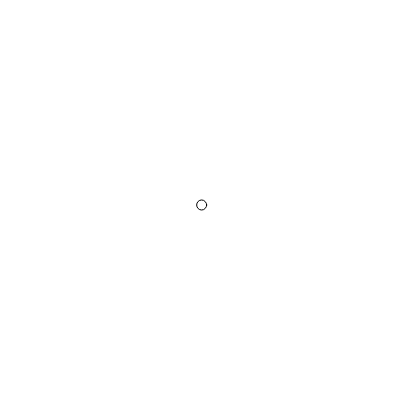
Frame 1 (no input)
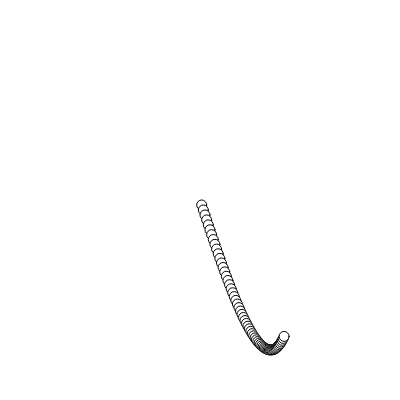
Frame 60 (no input)
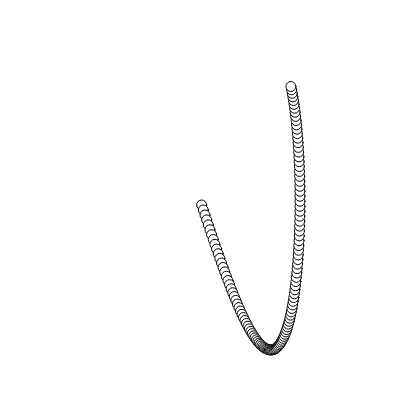
Frame 120 (the mouse pressed at the canvas centre since frame 60)

The p5.js sketch that drew these frames (run headless with seeded random() and noise() and a simulated clock; from frame 60 on, the mouse is pressed at the canvas centre):

// p5.js sketch
// ── sketch.js
let x = 0;
let y = 0;
let a = 100;
let b = 150;
let phase = 0.0;

function setup() {
  createCanvas(400, 400);
}

function draw() {
  //background(220);
  translate(width / 2, height / 2);

  let t = millis() / 1000.0;

  x = a * sin(t);
  y = b * sin(t * 2 + phase);

  ellipse(x, y, 10, 10);
}
